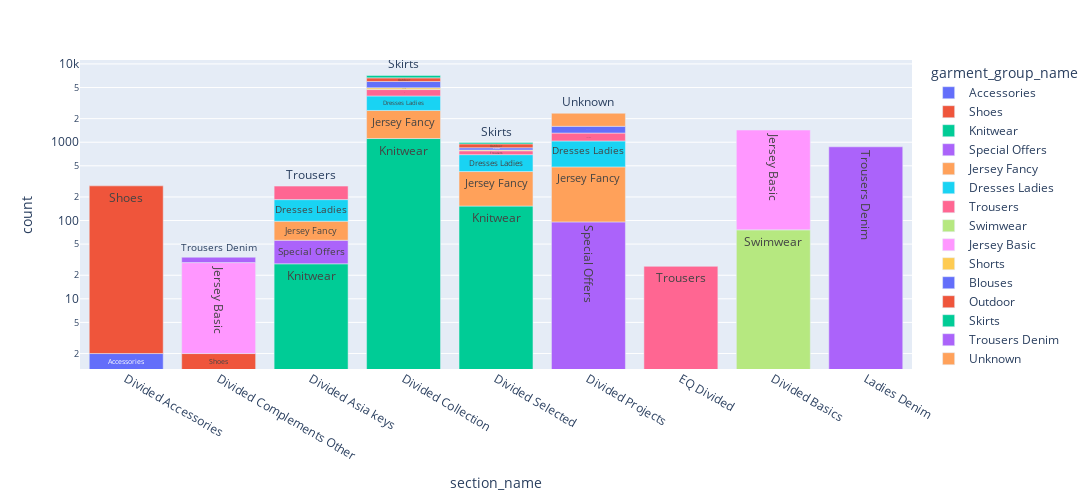

Notebook code for this chart:
### Code cell
vis_df = pd.DataFrame(selected_articles.loc[selected_articles['index_group_name'] == 'Divided', ['section_name','garment_group_name']].value_counts()).sort_values(by = 'section_name').reset_index().sort_values(by = 'section_name')
fig = px.bar(vis_df,x = 'section_name', color="garment_group_name",y= 'count',  text = 'garment_group_name',width=1100, height=500, log_y= True)
fig.show()

### Figure 1 — Plotly figure (JSON) as saved in the notebook; plotly's stock layout.template omitted (floating-point values rounded to 4 significant figures)
{"data": [{"alignmentgroup": "True", "hovertemplate": "garment_group_name=%{text}<br>section_name=%{x}<br>count=%{y}<extra></extra>", "legendgroup": "Accessories", "marker": {"color": "#636efa", "pattern": {"shape": ""}}, "name": "Accessories", "offsetgroup": "Accessories", "orientation": "v", "showlegend": true, "text": ["Accessories"], "textposition": "auto", "type": "bar", "x": ["Divided Accessories"], "xaxis": "x", "y": [2], "yaxis": "y"}, {"alignmentgroup": "True", "hovertemplate": "garment_group_name=%{text}<br>section_name=%{x}<br>count=%{y}<extra></extra>", "legendgroup": "Shoes", "marker": {"color": "#EF553B", "pattern": {"shape": ""}}, "name": "Shoes", "offsetgroup": "Shoes", "orientation": "v", "showlegend": true, "text": ["Shoes", "Shoes"], "textposition": "auto", "type": "bar", "x": ["Divided Accessories", "Divided Complements Other"], "xaxis": "x", "y": [275, 2], "yaxis": "y"}, {"alignmentgroup": "True", "hovertemplate": "garment_group_name=%{text}<br>section_name=%{x}<br>count=%{y}<extra></extra>", "legendgroup": "Knitwear", "marker": {"color": "#00cc96", "pattern": {"shape": ""}}, "name": "Knitwear", "offsetgroup": "Knitwear", "orientation": "v", "showlegend": true, "text": ["Knitwear", "Knitwear", "Knitwear"], "textposition": "auto", "type": "bar", "x": ["Divided Asia keys", "Divided Collection", "Divided Selected"], "xaxis": "x", "y": [28, 1115, 153], "yaxis": "y"}, {"alignmentgroup": "True", "hovertemplate": "garment_group_name=%{text}<br>section_name=%{x}<br>count=%{y}<extra></extra>", "legendgroup": "Special Offers", "marker": {"color": "#ab63fa", "pattern": {"shape": ""}}, "name": "Special Offers", "offsetgroup": "Special Offers", "orientation": "v", "showlegend": true, "text": ["Special Offers", "Special Offers"], "textposition": "auto", "type": "bar", "x": ["Divided Asia keys", "Divided Projects"], "xaxis": "x", "y": [28, 96], "yaxis": "y"}, {"alignmentgroup": "True", "hovertemplate": "garment_group_name=%{text}<br>section_name=%{x}<br>count=%{y}<extra></extra>", "legendgroup": "Jersey Fancy", "marker": {"color": "#FFA15A", "pattern": {"shape": ""}}, "name": "Jersey Fancy", "offsetgroup": "Jersey Fancy", "orientation": "v", "showlegend": true, "text": ["Jersey Fancy", "Jersey Fancy", "Jersey Fancy", "Jersey Fancy"], "textposition": "auto", "type": "bar", "x": ["Divided Asia keys", "Divided Collection", "Divided Projects", "Divided Selected"], "xaxis": "x", "y": [42, 1429, 388, 269], "yaxis": "y"}, {"alignmentgroup": "True", "hovertemplate": "garment_group_name=%{text}<br>section_name=%{x}<br>count=%{y}<extra></extra>", "legendgroup": "Dresses Ladies", "marker": {"color": "#19d3f3", "pattern": {"shape": ""}}, "name": "Dresses Ladies", "offsetgroup": "Dresses Ladies", "orientation": "v", "showlegend": true, "text": ["Dresses Ladies", "Dresses Ladies", "Dresses Ladies", "Dresses Ladies"], "textposition": "auto", "type": "bar", "x": ["Divided Asia keys", "Divided Collection", "Divided Projects", "Divided Selected"], "xaxis": "x", "y": [87, 1354, 554, 272], "yaxis": "y"}, {"alignmentgroup": "True", "hovertemplate": "garment_group_name=%{text}<br>section_name=%{x}<br>count=%{y}<extra></extra>", "legendgroup": "Trousers", "marker": {"color": "#FF6692", "pattern": {"shape": ""}}, "name": "Trousers", "offsetgroup": "Trousers", "orientation": "v", "showlegend": true, "text": ["Trousers", "Trousers", "Trousers", "Trousers", "Trousers"], "textposition": "auto", "type": "bar", "x": ["Divided Asia keys", "Divided Collection", "Divided Projects", "Divided Selected", "EQ Divided"], "xaxis": "x", "y": [90, 807, 272, 84, 26], "yaxis": "y"}, {"alignmentgroup": "True", "hovertemplate": "garment_group_name=%{text}<br>section_name=%{x}<br>count=%{y}<extra></extra>", "legendgroup": "Swimwear", "marker": {"color": "#B6E880", "pattern": {"shape": ""}}, "name": "Swimwear", "offsetgroup": "Swimwear", "orientation": "v", "showlegend": true, "text": ["Swimwear"], "textposition": "auto", "type": "bar", "x": ["Divided Basics"], "xaxis": "x", "y": [76], "yaxis": "y"}, {"alignmentgroup": "True", "hovertemplate": "garment_group_name=%{text}<br>section_name=%{x}<br>count=%{y}<extra></extra>", "legendgroup": "Jersey Basic", "marker": {"color": "#FF97FF", "pattern": {"shape": ""}}, "name": "Jersey Basic", "offsetgroup": "Jersey Basic", "orientation": "v", "showlegend": true, "text": ["Jersey Basic", "Jersey Basic"], "textposition": "auto", "type": "bar", "x": ["Divided Basics", "Divided Complements Other"], "xaxis": "x", "y": [1354, 27], "yaxis": "y"}, {"alignmentgroup": "True", "hovertemplate": "garment_group_name=%{text}<br>section_name=%{x}<br>count=%{y}<extra></extra>", "legendgroup": "Shorts", "marker": {"color": "#FECB52", "pattern": {"shape": ""}}, "name": "Shorts", "offsetgroup": "Shorts", "orientation": "v", "showlegend": true, "text": ["Shorts", "Shorts"], "textposition": "auto", "type": "bar", "x": ["Divided Collection", "Divided Selected"], "xaxis": "x", "y": [256, 19], "yaxis": "y"}, {"alignmentgroup": "True", "hovertemplate": "garment_group_name=%{text}<br>section_name=%{x}<br>count=%{y}<extra></extra>", "legendgroup": "Blouses", "marker": {"color": "#636efa", "pattern": {"shape": ""}}, "name": "Blouses", "offsetgroup": "Blouses", "orientation": "v", "showlegend": true, "text": ["Blouses", "Blouses", "Blouses"], "textposition": "auto", "type": "bar", "x": ["Divided Collection", "Divided Projects", "Divided Selected"], "xaxis": "x", "y": [1007, 287, 52], "yaxis": "y"}, {"alignmentgroup": "True", "hovertemplate": "garment_group_name=%{text}<br>section_name=%{x}<br>count=%{y}<extra></extra>", "legendgroup": "Outdoor", "marker": {"color": "#EF553B", "pattern": {"shape": ""}}, "name": "Outdoor", "offsetgroup": "Outdoor", "orientation": "v", "showlegend": true, "text": ["Outdoor", "Outdoor"], "textposition": "auto", "type": "bar", "x": ["Divided Collection", "Divided Selected"], "xaxis": "x", "y": [667, 103], "yaxis": "y"}, {"alignmentgroup": "True", "hovertemplate": "garment_group_name=%{text}<br>section_name=%{x}<br>count=%{y}<extra></extra>", "legendgroup": "Skirts", "marker": {"color": "#00cc96", "pattern": {"shape": ""}}, "name": "Skirts", "offsetgroup": "Skirts", "orientation": "v", "showlegend": true, "text": ["Skirts", "Skirts"], "textposition": "auto", "type": "bar", "x": ["Divided Collection", "Divided Selected"], "xaxis": "x", "y": [489, 39], "yaxis": "y"}, {"alignmentgroup": "True", "hovertemplate": "garment_group_name=%{text}<br>section_name=%{x}<br>count=%{y}<extra></extra>", "legendgroup": "Trousers Denim", "marker": {"color": "#ab63fa", "pattern": {"shape": ""}}, "name": "Trousers Denim", "offsetgroup": "Trousers Denim", "orientation": "v", "showlegend": true, "text": ["Trousers Denim", "Trousers Denim"], "textposition": "auto", "type": "bar", "x": ["Divided Complements Other", "Ladies Denim"], "xaxis": "x", "y": [5, 874], "yaxis": "y"}, {"alignmentgroup": "True", "hovertemplate": "garment_group_name=%{text}<br>section_name=%{x}<br>count=%{y}<extra></extra>", "legendgroup": "Unknown", "marker": {"color": "#FFA15A", "pattern": {"shape": ""}}, "name": "Unknown", "offsetgroup": "Unknown", "orientation": "v", "showlegend": true, "text": ["Unknown"], "textposition": "auto", "type": "bar", "x": ["Divided Projects"], "xaxis": "x", "y": [748], "yaxis": "y"}], "layout": {"barmode": "relative", "height": 500, "legend": {"title": {"text": "garment_group_name"}, "tracegroupgap": 0}, "margin": {"t": 60}, "width": 1100, "xaxis": {"anchor": "y", "autorange": true, "domain": [0, 1], "range": [-0.5, 8.5], "title": {"text": "section_name"}, "type": "category"}, "yaxis": {"anchor": "x", "autorange": true, "domain": [0, 1], "range": [0.1037, 4.05], "title": {"text": "count"}, "type": "log"}}}
